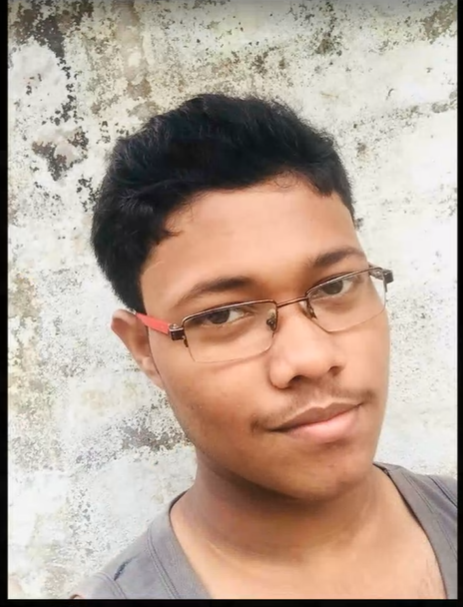
#> input picture maya.png, 463 x 607 px
$ python rgb_separation.py
#> lines starting #> are read from the running program, lines starting #| are printed output that depends on the picture
import cv2 as c
import numpy as np

img = c.imread('maya.png')
#> img is the input picture: shape (607, 463, 3); mean B, G, R 148.9, 163.1, 182.9

h, w, ch = img.shape
#> h = 607; w = 463; ch = 3
print(ch)
#| 3

just_blue = [1, 0, 0]
just_green = [0, 1, 0]
just_red = [0, 0, 1]

def seperateChannel(channel, img2):
    for i in range(h):
        for j in range(w):
            temp = img2[i][j]
            img2[i][j] = np.multiply(temp, channel)
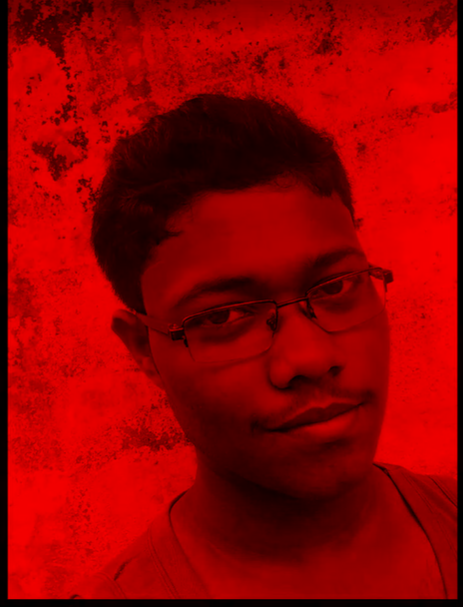
#> img2: shape (607, 463, 3); mean of channels 0, 1, 2 148.9, 0, 0; drawn as R, G, B
    return img2

img2 = seperateChannel(just_blue, img.copy())
c.imshow('blue', img2)

img2 = seperateChannel(just_green, img.copy())
#> after the loop in seperateChannel (call 2), `for i in range(h):`:
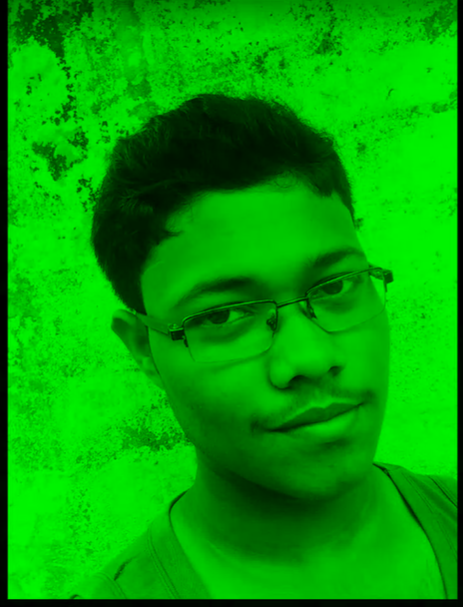
#> img2: shape (607, 463, 3); mean of channels 0, 1, 2 0, 163.1, 0; drawn as R, G, B
c.imshow('green', img2)

img2 = seperateChannel(just_red, img.copy())
#> after the loop in seperateChannel (call 3), `for i in range(h):`:
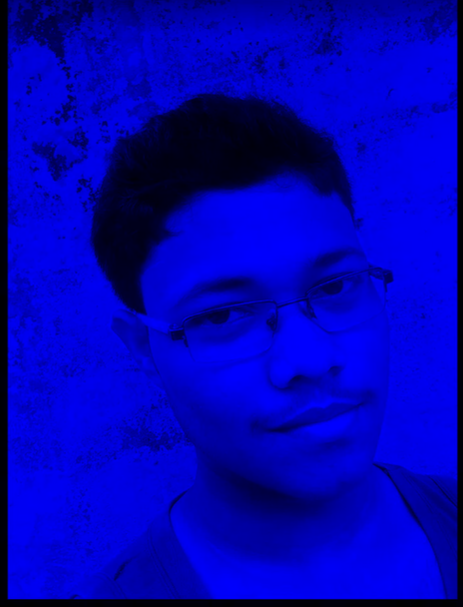
#> img2: shape (607, 463, 3); mean of channels 0, 1, 2 0, 0, 182.9; drawn as R, G, B
c.imshow('red', img2)

c.waitKey(0)
